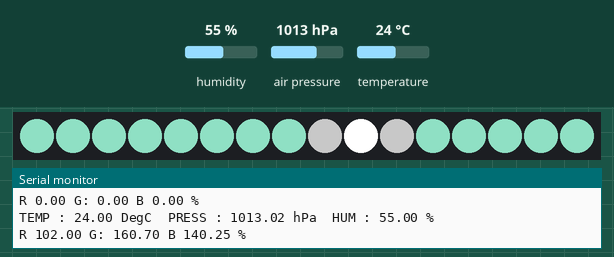
The sketch below on a simulated Arduino Uno, built with avr-gcc and run on an emulated ATmega328P. Shown: 16 RGB LEDs in strip order, left to right, the last lines printed to the serial monitor. Wiring (inferred from the names in the program): BME280 sensor at I2C address 0x76. The inputs (shaded band) are chosen by the test bench; at power-on: humidity 55 %, air pressure 1013 hPa, temperature 24 °C.

Above: at 1.28 s.
1.3 s: humidity set to 22 %
At 1.72 s:
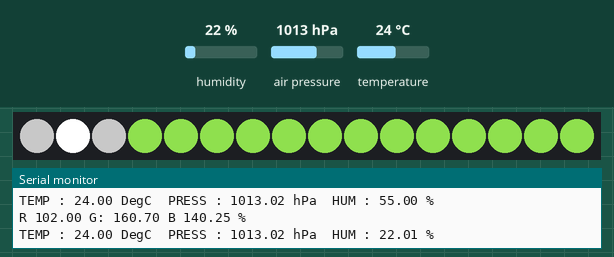
2.9 s: air pressure set to 952 hPa
At 4.17 s:
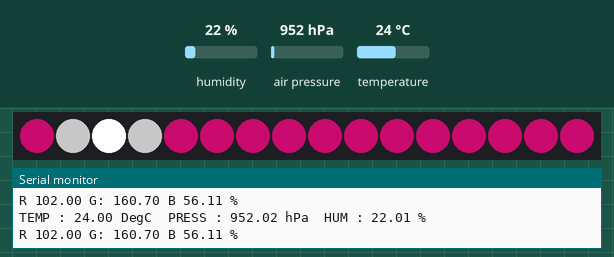
5.0 s: temperature set to 12 °C
At 5.08 s:
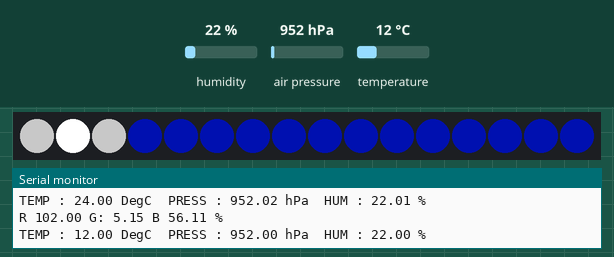
6.7 s: air pressure set to 975 hPa
At 6.75 s:
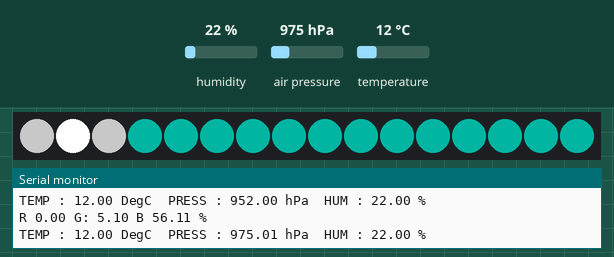
8.3 s: humidity set to 40 %
At 9.19 s:
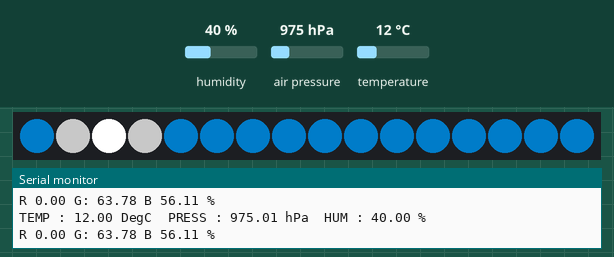
10.0 s: temperature set to 33 °C
At 10.1 s:
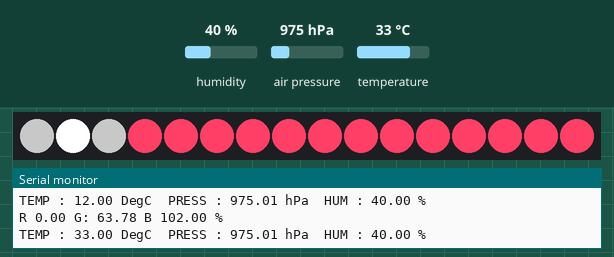

The sketch:

StormGlass_Fullcolor.ino
```cpp
#include <Adafruit_NeoPixel.h>
#include <Wire.h>
#define PIN 6
#define BME280_ADDRESS 0x76  // BME280のI2Cアドレス

unsigned long int hum_raw, temp_raw, pres_raw;
signed long int t_fine;
unsigned long  runtime_next;
unsigned long  interval = 60 * 60 * 1000L;  // 60分×60秒×1000ms
// Parameter 1 = number of pixels in strip
// Parameter 2 = Arduino pin number (most are valid)
// Parameter 3 = pixel type flags, add together as needed:
//   NEO_KHZ800  800 KHz bitstream (most NeoPixel products w/WS2812 LEDs)
//   NEO_KHZ400  400 KHz (classic 'v1' (not v2) FLORA pixels, WS2811 drivers)
//   NEO_GRB     Pixels are wired for GRB bitstream (most NeoPixel products)
//   NEO_RGB     Pixels are wired for RGB bitstream (v1 FLORA pixels, not v2)
Adafruit_NeoPixel strip = Adafruit_NeoPixel(16, PIN, NEO_GRB + NEO_KHZ800);

// IMPORTANT: To reduce NeoPixel burnout risk, add 1000 uF capacitor across
// pixel power leads, add 300 - 500 Ohm resistor on first pixel's data input
// and minimize distance between Arduino and first pixel.  Avoid connecting
// on a live circuit...if you must, connect GND first.

// 変換用変数
uint16_t dig_T1;
int16_t dig_T2, dig_T3;
uint16_t dig_P1;
int16_t dig_P2, dig_P3, dig_P4, dig_P5, dig_P6, dig_P7, dig_P8, dig_P9;
int8_t  dig_H1;
int16_t dig_H2;
int8_t  dig_H3;
int16_t dig_H4;
int16_t dig_H5;
int8_t  dig_H6;


int tempTable[] = {20, 30};                      // 温度範囲の指定
long baroTable[] = {950, 1050};                  // 気圧範囲の指定

double X[3][16]={
    {0,0,0,0,0,0,0,0,0,0,0,0,0,0,0,0},
    {0,0,0,0,0,0,0,0,0,0,0,0,0,0,0,0},
    {0,0,0,0,0,0,0,0,0,0,0,0,0,0,0,0}
};

double R1=0;
double G1=0;
double B2=0;

double temp_act = 0.0, press_act = 0.0, hum_act = 0.0; //最終的に表示される値を入れる変数
void setup() {
  // This is for Trinket 5V 16MHz, you can remove these three lines if you are not using a Trinket

  // End of trinket special code

  uint8_t osrs_t = 1;             //Temperature oversampling x 1
  uint8_t osrs_p = 1;             //Pressure oversampling x 1
  uint8_t osrs_h = 1;             //Humidity oversampling x 1
  uint8_t mode = 3;               //Normal mode
  uint8_t t_sb = 5;               //Tstandby 1000ms
  uint8_t filter = 0;             //Filter off
  uint8_t spi3w_en = 0;           //3-wire SPI Disable

  uint8_t ctrl_meas_reg = (osrs_t << 5) | (osrs_p << 2) | mode;
  uint8_t config_reg    = (t_sb << 5) | (filter << 2) | spi3w_en;
  uint8_t ctrl_hum_reg  = osrs_h;


  strip.begin();
  strip.show(); // Initialize all pixels to 'off'

  Wire.begin();
  Serial.begin(9600);

  writeReg(0xF2, ctrl_hum_reg);
  writeReg(0xF4, ctrl_meas_reg);
  writeReg(0xF5, config_reg);
  readTrim();                   // Read trim data from BME280
}

void loop() {


  signed long int temp_cal;
  unsigned long int press_cal, hum_cal;

  readData();

  temp_cal = calibration_T(temp_raw);
  press_cal = calibration_P(pres_raw);
  hum_cal = calibration_H(hum_raw);
  temp_act = (double)temp_cal / 100.0;
  press_act = (double)press_cal / 100.0;
  hum_act = (double)hum_cal / 1024.0;

  Serial.print("TEMP : ");
  Serial.print(temp_act);
  Serial.print(" DegC  PRESS : ");
  Serial.print(press_act);
  Serial.print(" hPa  HUM : ");
  Serial.print(hum_act);
  Serial.println(" %");
  Serial.print("R ");
  Serial.print(R1);
  Serial.print(" G: ");
  Serial.print(G1);
  Serial.print(" B ");
  Serial.print(B2);
  Serial.println(" %");
  color();
}

// Fill the dots one after the other with a color


void color()
{

 //温度の範囲を参考に温度を0～255の範囲で表現
  if(temp_act<tempTable[0])
  {
    R1=0;
  }
  else if(temp_act>tempTable[1])
  {
    R1=255;
  }
  else
  {
    R1=255*(temp_act-tempTable[0])/(tempTable[1]-tempTable[0]);
  }

  //気圧の範囲を参考に気圧を0～255の範囲で表現
  if(press_act<baroTable[0])
  {
    G1=0;
  }
  else if(press_act>baroTable[1])
  {
    G1=255;
  }
  else
  {
    G1=255*(press_act-baroTable[0])/(baroTable[1]-baroTable[0]);
  }

  //湿度を0～255の範囲で表現
  B2=255*hum_act/100;


  //気温、気圧、湿度をR,G,Bに依存させひとつの色として気象を表現する。


  //配列の最初の3つは次のように固定する。
  for(int i =0;i<3;i++)
  {
    X[i][0]=100;
    X[i][1]=255;
    X[i][2]=100;
  }

  //X[0]の行には気温、X[1]の行には気圧、X[2]の行には湿度を格納する。
  for(int i=3;i<16;i++)
  {
    X[0][i]=R1;
    X[1][i]=G1;
    X[2][i]=B2;
  }
  //配列に格納された色をぐるぐる回す。
  int k=0;
  for(int i=0; i<strip.numPixels(); i++)
  {

    for(int j=0; j<strip.numPixels(); j++)
    {
      k=i+j;
      if(k>15)
      {
        k-=16;
      }
      strip.setPixelColor(j, strip.Color(X[0][k],X[1][k],X[2][k]));
    }
    strip.show();
      delay(50);

  }


}


//-------------------------------------------------
// チップ固有の調整用データを読み出す
// --------------------------------------------------------------
void readTrim()
{
  uint8_t data[33], i = 0;
  Wire.beginTransmission(BME280_ADDRESS);
  Wire.write(0x88);
  Wire.endTransmission();
  Wire.requestFrom(BME280_ADDRESS, 24);
  while (Wire.available()) {
    data[i] = Wire.read();
    i++;
  }
  Wire.beginTransmission(BME280_ADDRESS);
  Wire.write(0xA1);
  Wire.endTransmission();
  Wire.requestFrom(BME280_ADDRESS, 1);
  data[i] = Wire.read();
  i++;

  Wire.beginTransmission(BME280_ADDRESS);
  Wire.write(0xE1);
  Wire.endTransmission();
  Wire.requestFrom(BME280_ADDRESS, 7);
  while (Wire.available()) {
    data[i] = Wire.read();
    i++;
  }
  dig_T1 = (data[1] << 8) | data[0];
  dig_T2 = (data[3] << 8) | data[2];
  dig_T3 = (data[5] << 8) | data[4];
  dig_P1 = (data[7] << 8) | data[6];
  dig_P2 = (data[9] << 8) | data[8];
  dig_P3 = (data[11] << 8) | data[10];
  dig_P4 = (data[13] << 8) | data[12];
  dig_P5 = (data[15] << 8) | data[14];
  dig_P6 = (data[17] << 8) | data[16];
  dig_P7 = (data[19] << 8) | data[18];
  dig_P8 = (data[21] << 8) | data[20];
  dig_P9 = (data[23] << 8) | data[22];
  dig_H1 = data[24];
  dig_H2 = (data[26] << 8) | data[25];
  dig_H3 = data[27];
  dig_H4 = (data[28] << 4) | (0x0F & data[29]);
  dig_H5 = (data[30] << 4) | ((data[29] >> 4) & 0x0F);
  dig_H6 = data[31];
}

// --------------------------------------------------------------
// BME280のレジスタに書き込む
// --------------------------------------------------------------
void writeReg(uint8_t reg_address, uint8_t data)
{
  Wire.beginTransmission(BME280_ADDRESS);
  Wire.write(reg_address);
  Wire.write(data);
  Wire.endTransmission();
}

// --------------------------------------------------------------
// BME280のデータを読み出す
// --------------------------------------------------------------
void readData()
{
  int i = 0;
  uint32_t data[8];
  Wire.beginTransmission(BME280_ADDRESS);
  Wire.write(0xF7);
  Wire.endTransmission();
  Wire.requestFrom(BME280_ADDRESS, 8);
  while (Wire.available()) {
    data[i] = Wire.read();
    i++;
  }
  pres_raw = (data[0] << 12) | (data[1] << 4) | (data[2] >> 4);
  temp_raw = (data[3] << 12) | (data[4] << 4) | (data[5] >> 4);
  hum_raw  = (data[6] << 8) | data[7];
}

// --------------------------------------------------------------
// 温度を計算する
// --------------------------------------------------------------
signed long int calibration_T(signed long int adc_T)
{
  signed long int var1, var2, T;
  var1 = ((((adc_T >> 3) - ((signed long int)dig_T1 << 1))) * ((signed long int)dig_T2)) >> 11;
  var2 = (((((adc_T >> 4) - ((signed long int)dig_T1)) * ((adc_T >> 4) - ((signed long int)dig_T1))) >> 12) * ((signed long int)dig_T3)) >> 14;

  t_fine = var1 + var2;
  T = (t_fine * 5 + 128) >> 8;
  return T;
}

// --------------------------------------------------------------
// 気圧を計算する
// --------------------------------------------------------------
unsigned long int calibration_P(signed long int adc_P)
{
  signed long int var1, var2;
  unsigned long int P;
  var1 = (((signed long int)t_fine) >> 1) - (signed long int)64000;
  var2 = (((var1 >> 2) * (var1 >> 2)) >> 11) * ((signed long int)dig_P6);
  var2 = var2 + ((var1 * ((signed long int)dig_P5)) << 1);
  var2 = (var2 >> 2) + (((signed long int)dig_P4) << 16);
  var1 = (((dig_P3 * (((var1 >> 2) * (var1 >> 2)) >> 13)) >> 3) + ((((signed long int)dig_P2) * var1) >> 1)) >> 18;
  var1 = ((((32768 + var1)) * ((signed long int)dig_P1)) >> 15);
  if (var1 == 0)
  {
    return 0;
  }
  P = (((unsigned long int)(((signed long int)1048576) - adc_P) - (var2 >> 12))) * 3125;
  if (P < 0x80000000)
  {
    P = (P << 1) / ((unsigned long int) var1);
  }
  else
  {
    P = (P / (unsigned long int)var1) * 2;
  }
  var1 = (((signed long int)dig_P9) * ((signed long int)(((P >> 3) * (P >> 3)) >> 13))) >> 12;
  var2 = (((signed long int)(P >> 2)) * ((signed long int)dig_P8)) >> 13;
  P = (unsigned long int)((signed long int)P + ((var1 + var2 + dig_P7) >> 4));
  return P;
}

// --------------------------------------------------------------
// 湿度を計算する
// --------------------------------------------------------------
unsigned long int calibration_H(signed long int adc_H)
{
  signed long int v_x1;

  v_x1 = (t_fine - ((signed long int)76800));
  v_x1 = (((((adc_H << 14) - (((signed long int)dig_H4) << 20) - (((signed long int)dig_H5) * v_x1)) +
            ((signed long int)16384)) >> 15) * (((((((v_x1 * ((signed long int)dig_H6)) >> 10) *
                (((v_x1 * ((signed long int)dig_H3)) >> 11) + ((signed long int) 32768))) >> 10) + (( signed long int)2097152)) *
                ((signed long int) dig_H2) + 8192) >> 14));
  v_x1 = (v_x1 - (((((v_x1 >> 15) * (v_x1 >> 15)) >> 7) * ((signed long int)dig_H1)) >> 4));
  v_x1 = (v_x1 < 0 ? 0 : v_x1);
  v_x1 = (v_x1 > 419430400 ? 419430400 : v_x1);
  return (unsigned long int)(v_x1 >> 12);
}
```

Measured:
- after the input at 1.3 s, the LEDs: first differ from a run without the input after 0.41 s (image 1)
- after the input at 2.9 s, the LEDs: first differ from a run without the input after 0.49 s (image 2 shows a later state)
- after the input at 5.0 s, the LEDs: change after 0.07 s (image 3)
- after the input at 6.7 s, the LEDs: change at once (image 4)
- after the input at 8.3 s, the LEDs: first differ from a run without the input after 0.12 s (image 5 shows a later state)
- after the input at 10.0 s, the LEDs: first differ from a run without the input after 0.10 s (image 6)
